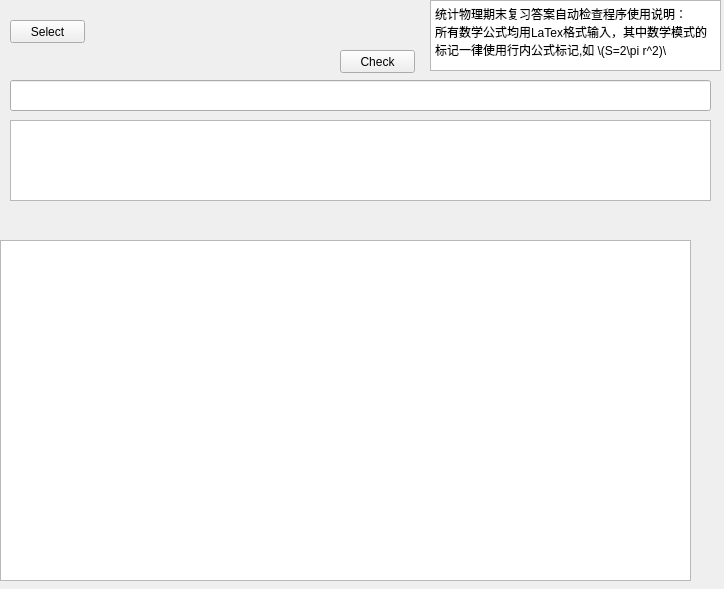
<?xml version="1.0" encoding="UTF-8"?>
<ui version="4.0">
 <class>Widget</class>
 <widget class="QWidget" name="Widget">
  <property name="geometry">
   <rect>
    <x>0</x>
    <y>0</y>
    <width>724</width>
    <height>589</height>
   </rect>
  </property>
  <property name="windowTitle">
   <string>Widget</string>
  </property>
  <widget class="QGraphicsView" name="graphicsView">
   <property name="geometry">
    <rect>
     <x>0</x>
     <y>240</y>
     <width>691</width>
     <height>341</height>
    </rect>
   </property>
  </widget>
  <widget class="QPushButton" name="CheckButton">
   <property name="geometry">
    <rect>
     <x>340</x>
     <y>50</y>
     <width>75</width>
     <height>23</height>
    </rect>
   </property>
   <property name="text">
    <string>Check</string>
   </property>
  </widget>
  <widget class="QPushButton" name="SelectButton">
   <property name="geometry">
    <rect>
     <x>10</x>
     <y>20</y>
     <width>75</width>
     <height>23</height>
    </rect>
   </property>
   <property name="text">
    <string>Select</string>
   </property>
  </widget>
  <widget class="QLineEdit" name="lineEdit">
   <property name="geometry">
    <rect>
     <x>10</x>
     <y>80</y>
     <width>701</width>
     <height>31</height>
    </rect>
   </property>
  </widget>
  <widget class="QTextEdit" name="textEdit">
   <property name="geometry">
    <rect>
     <x>430</x>
     <y>0</y>
     <width>291</width>
     <height>71</height>
    </rect>
   </property>
   <property name="html">
    <string>&lt;!DOCTYPE HTML PUBLIC &quot;-//W3C//DTD HTML 4.0//EN&quot; &quot;http://www.w3.org/TR/REC-html40/strict.dtd&quot;&gt;
&lt;html&gt;&lt;head&gt;&lt;meta name=&quot;qrichtext&quot; content=&quot;1&quot; /&gt;&lt;style type=&quot;text/css&quot;&gt;
p, li { white-space: pre-wrap; }
&lt;/style&gt;&lt;/head&gt;&lt;body style=&quot; font-family:'SimSun'; font-size:9pt; font-weight:400; font-style:normal;&quot;&gt;
&lt;p style=&quot; margin-top:0px; margin-bottom:0px; margin-left:0px; margin-right:0px; -qt-block-indent:0; text-indent:0px;&quot;&gt;统计物理期末复习答案自动检查程序使用说明：&lt;/p&gt;
&lt;p style=&quot; margin-top:0px; margin-bottom:0px; margin-left:0px; margin-right:0px; -qt-block-indent:0; text-indent:0px;&quot;&gt;所有数学公式均用LaTex格式输入，其中数学模式的标记一律使用行内公式标记,如 \(S=2\pi r^2)\&lt;/p&gt;&lt;/body&gt;&lt;/html&gt;</string>
   </property>
  </widget>
  <widget class="QTextBrowser" name="textBrowser">
   <property name="geometry">
    <rect>
     <x>10</x>
     <y>120</y>
     <width>701</width>
     <height>81</height>
    </rect>
   </property>
  </widget>
 </widget>
 <layoutdefault spacing="6" margin="11"/>
 <resources/>
 <connections>
  <connection>
   <sender>lineEdit</sender>
   <signal>returnPressed()</signal>
   <receiver>CheckButton</receiver>
   <slot>click()</slot>
   <hints>
    <hint type="sourcelabel">
     <x>173</x>
     <y>82</y>
    </hint>
    <hint type="destinationlabel">
     <x>345</x>
     <y>87</y>
    </hint>
   </hints>
  </connection>
 </connections>
</ui>
